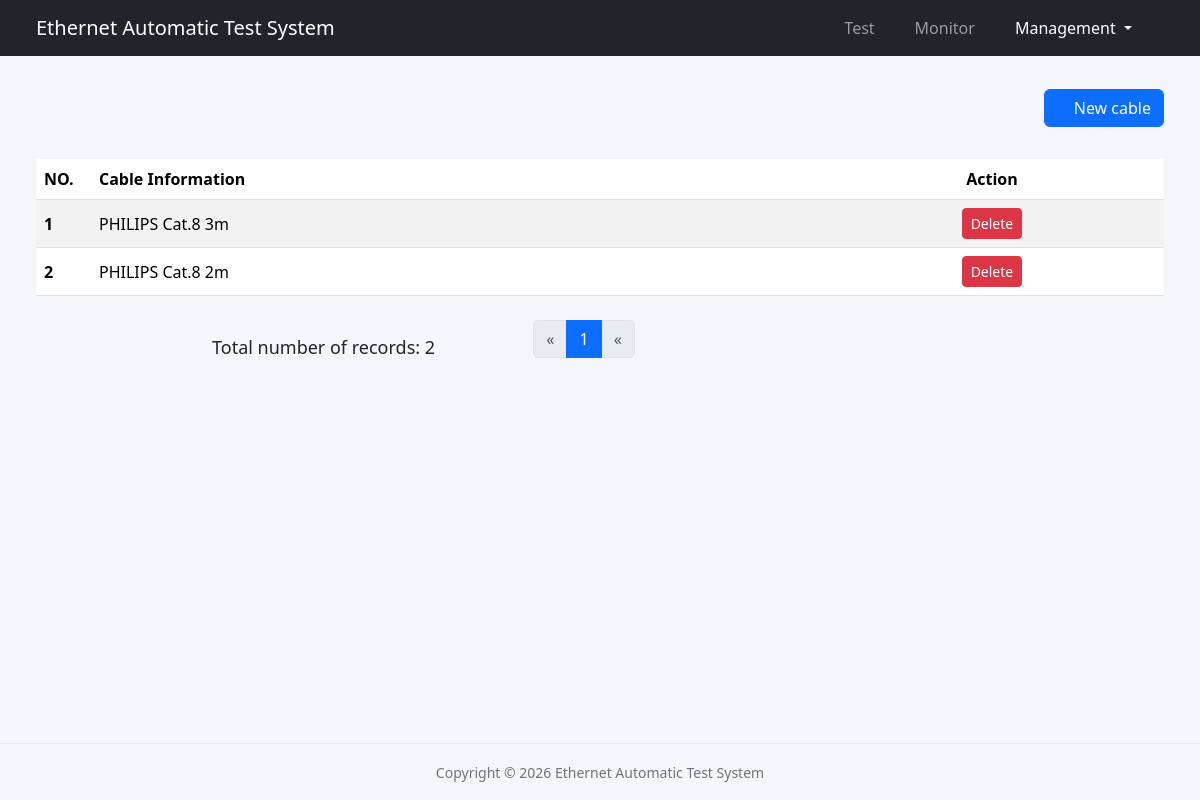
The page /api/cables on the database as committed earlier.
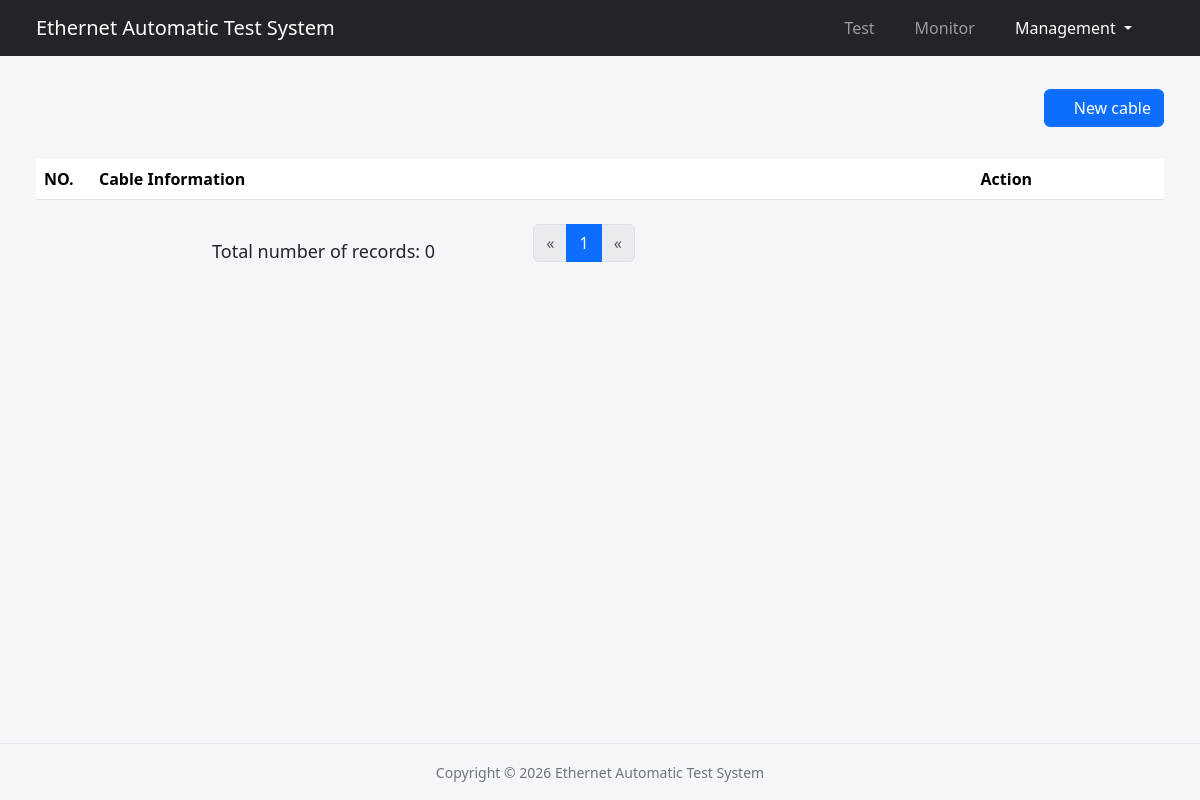
The same page on the database as committed later.
### libs/models.py (models this page shows)
class Cable(db.Model):
    __tablename__ = 'cable'
    id = db.Column(db.Integer, primary_key=True)
    cable_info = db.Column(db.String(100), nullable=False, unique=True)

### app.py (the view)
@app.route('/api/cables', methods=['GET'])
def cables_management():
    page = request.args.get('page', 1, type=int)
    pagination = Cable.query.order_by(Cable.id).paginate(page=page, per_page=100, error_out=False)
    cables = pagination.items
    return render_template("cable_management.html", current_url="management",
                           cables=cables, pagination=pagination)

### templates/cable_management.html (shortened to what this page needs)
{% extends "base.html" %}
{% import "_macros.html" as macros %}
{% block contents %}
    <div class="d-flex justify-content-end align-items-center flex-wrap mb-4 my-4">
        <button class="btn btn-primary" data-bs-target="#addNewCable" data-bs-toggle="modal"><i class="bi bi-plus-circle"></i> New cable</button>
    </div>
    <div class="table-responsive py-2">
        <table class="table table-striped table-hover">
            <thead>
                <tr>
                    <th class="text-start" style="max-width: 55px; width: 55px;">NO.</th>
                    <th class="text-start">Cable Information</th>
                    <th class="text-center">Action</th>
                </tr>
            </thead>
            <tbody>
                {% for cable in cables %}
                <tr>
                    <th class="text-start">{{ cables.index(cable) + 1 }}</th>
                    <td class="text-start">{{ cable.cable_info }}</td>
                    <td class="text-center">
                        <form action="{{ url_for('delete_cable', cable_id=cable.id) }}" method="post" class="d-inline"
                        onsubmit="return confirm('Are you sure you want to delete cable: {{ cable.cable_info }}?');">
                            <button type="submit" class="btn btn-danger btn-sm">Delete</button>
                        </form>
                    </td>
                {% endfor %}
            </tbody>
        </table>
    </div>
    <div class="pagination">
      {{ macros.pagination_widget(pagination, ".cables_management") }}
    </div>
{% endblock %}

Rows that differ between the two databases and show on the page:
removed Cable: cables.index(cable)+1 "1", cable_info "PHILIPS Cat.8 3m"
removed Cable: cables.index(cable)+1 "2", cable_info "PHILIPS Cat.8 2m"
Other text that changed with them:
{{ pagination.total }}: "2" → "0"
text now shown: "1"
list line gone: "1"
